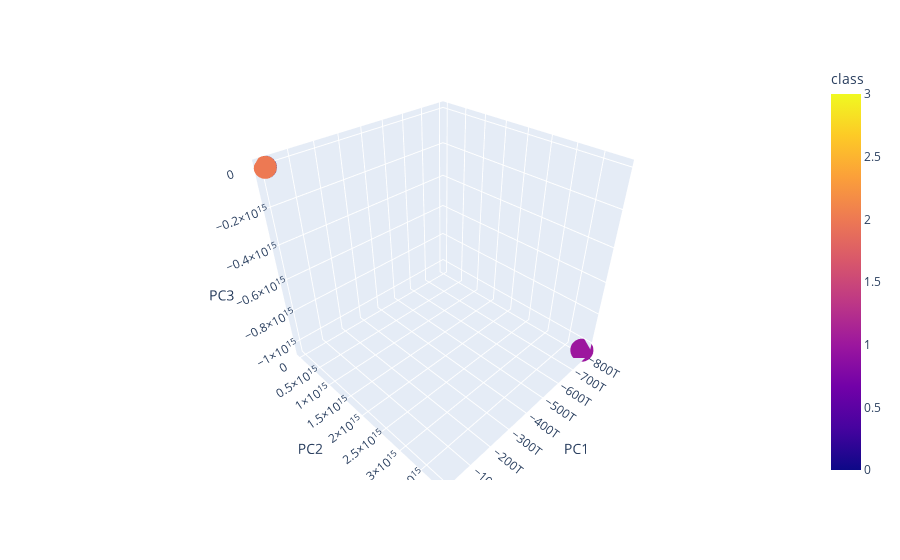

Notebook source saved alongside this figure:
### Code cell
# Creating a 3D-Scatter with the PCA data and the clusters
df = data_pca
fig = px.scatter_3d(df, x='PC1', y='PC2', z='PC3',
              color='class')
fig.show()

### Figure 1 — Plotly figure (JSON) as saved in the notebook; plotly's stock layout.template omitted (floating-point values rounded to 4 significant figures; data arrays with more than 128 entries replaced by an {"elided": "..."} marker saying what was removed)
{"data": [{"hovertemplate": "PC1=%{x}<br>PC2=%{y}<br>PC3=%{z}<br>class=%{marker.color}<extra></extra>", "legendgroup": "", "marker": {"color": {"elided": "744 int values"}, "coloraxis": "coloraxis", "symbol": "circle"}, "mode": "markers", "name": "", "scene": "scene", "showlegend": false, "type": "scatter3d", "x": {"elided": "744 float values"}, "y": {"elided": "744 float values"}, "z": {"elided": "744 float values"}}], "layout": {"coloraxis": {"colorbar": {"title": {"text": "class"}}, "colorscale": [[0, "#0d0887"], [0.1111, "#46039f"], [0.2222, "#7201a8"], [0.3333, "#9c179e"], [0.4444, "#bd3786"], [0.5556, "#d8576b"], [0.6667, "#ed7953"], [0.7778, "#fb9f3a"], [0.8889, "#fdca26"], [1, "#f0f921"]]}, "legend": {"tracegroupgap": 0}, "margin": {"t": 60}, "scene": {"domain": {"x": [0, 1], "y": [0, 1]}, "xaxis": {"title": {"text": "PC1"}}, "yaxis": {"title": {"text": "PC2"}}, "zaxis": {"title": {"text": "PC3"}}}}}
